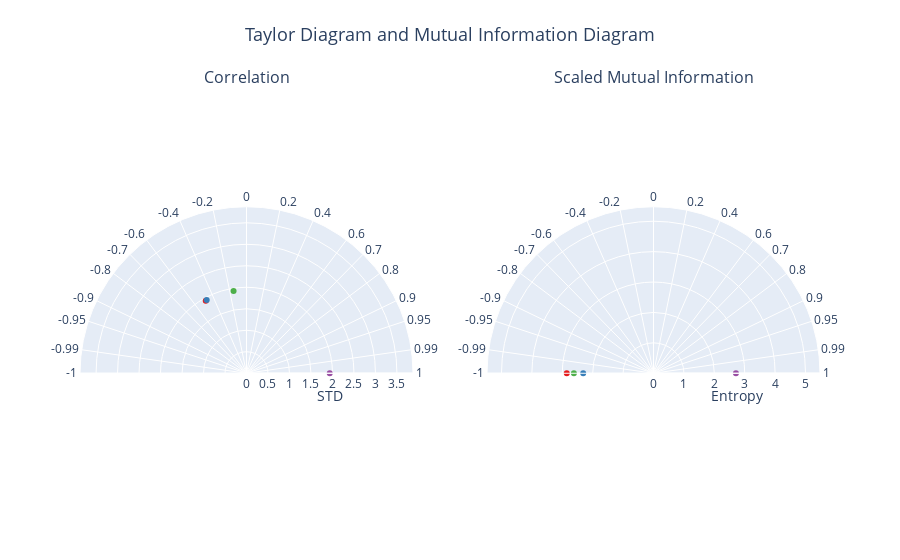

Write notebook code for a chart like this one.
### Code cell
chart_create_all_charts(df_anscombes_quartet_modified, string_ref_model, 'pearson', string_type_mid)

### Figure 1 — Plotly figure (JSON) as saved in the notebook; plotly's stock layout.template omitted (floating-point values rounded to 4 significant figures)
{"data": [{"legendgroup": "y1", "marker": {"color": "rgb(228,26,28)"}, "mode": "markers", "name": "y1", "r": [1.937], "showlegend": false, "subplot": "polar", "theta": [119.3], "type": "scatterpolar"}, {"legendgroup": "y2", "marker": {"color": "rgb(55,126,184)"}, "mode": "markers", "name": "y2", "r": [1.937], "showlegend": false, "subplot": "polar", "theta": [118.6], "type": "scatterpolar"}, {"legendgroup": "y3", "marker": {"color": "rgb(77,175,74)"}, "mode": "markers", "name": "y3", "r": [1.936], "showlegend": false, "subplot": "polar", "theta": [98.94], "type": "scatterpolar"}, {"legendgroup": "y4", "marker": {"color": "rgb(152,78,163)"}, "mode": "markers", "name": "y4", "r": [1.936], "showlegend": false, "subplot": "polar", "theta": [0], "type": "scatterpolar"}, {"legendgroup": "y1", "marker": {"color": "rgb(228,26,28)"}, "mode": "markers", "name": "y1", "r": [2.853], "showlegend": false, "subplot": "polar2", "theta": [180], "type": "scatterpolar"}, {"legendgroup": "y2", "marker": {"color": "rgb(55,126,184)"}, "mode": "markers", "name": "y2", "r": [2.312], "showlegend": false, "subplot": "polar2", "theta": [180], "type": "scatterpolar"}, {"legendgroup": "y3", "marker": {"color": "rgb(77,175,74)"}, "mode": "markers", "name": "y3", "r": [2.619], "showlegend": false, "subplot": "polar2", "theta": [180], "type": "scatterpolar"}, {"legendgroup": "y4", "marker": {"color": "rgb(152,78,163)"}, "mode": "markers", "name": "y4", "r": [2.711], "showlegend": false, "subplot": "polar2", "theta": [0], "type": "scatterpolar"}], "layout": {"annotations": [{"font": {"size": 16}, "showarrow": false, "text": "Correlation", "x": 0.225, "xanchor": "center", "xref": "paper", "y": 1, "yanchor": "bottom", "yref": "paper", "yshift": 10}, {"font": {"size": 16}, "showarrow": false, "text": "Scaled Mutual Information", "x": 0.775, "xanchor": "center", "xref": "paper", "y": 1, "yanchor": "bottom", "yref": "paper", "yshift": 10}], "autosize": true, "polar": {"angularaxis": {"direction": "counterclockwise", "ticktext": [-1, -0.99, -0.95, -0.9, -0.8, -0.7, -0.6, -0.4, -0.2, 0, 0.2, 0.4, 0.6, 0.7, 0.8, 0.9, 0.95, 0.99, 1], "tickvals": [180, 171.9, 161.8, 154.2, 143.1, 134.4, 126.9, 113.6, 101.5, 90, 78.46, 66.42, 53.13, 45.57, 36.87, 25.84, 18.19, 8.11, 0], "type": "linear"}, "domain": {"x": [0, 0.45], "y": [0, 1]}, "radialaxis": {"autorange": false, "range": [0, 3.874], "title": {"text": "STD"}, "type": "linear"}, "sector": [0, 180]}, "polar2": {"angularaxis": {"direction": "counterclockwise", "ticktext": [-1, -0.99, -0.95, -0.9, -0.8, -0.7, -0.6, -0.4, -0.2, 0, 0.2, 0.4, 0.6, 0.7, 0.8, 0.9, 0.95, 0.99, 1], "tickvals": [180, 171.9, 161.8, 154.2, 143.1, 134.4, 126.9, 113.6, 101.5, 90, 78.46, 66.42, 53.13, 45.57, 36.87, 25.84, 18.19, 8.11, 0], "type": "linear"}, "domain": {"x": [0.55, 1], "y": [0, 1]}, "radialaxis": {"autorange": false, "range": [0, 5.477], "title": {"text": "Entropy"}, "type": "linear"}, "sector": [0, 180]}, "showlegend": true, "title": {"font": {"size": 18}, "text": "Taylor Diagram and Mutual Information Diagram", "x": 0.5, "xanchor": "center", "y": 0.95, "yanchor": "top"}}}
